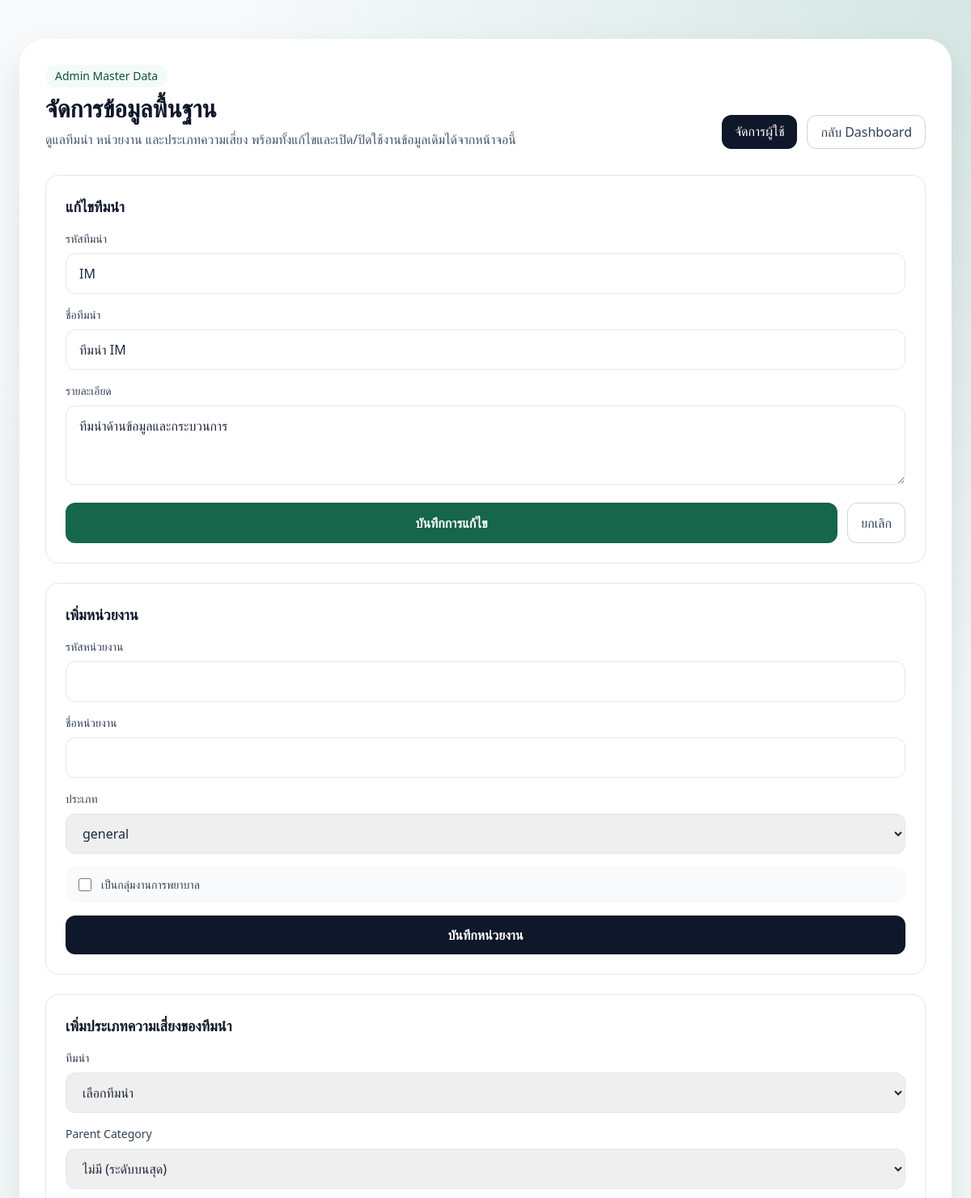
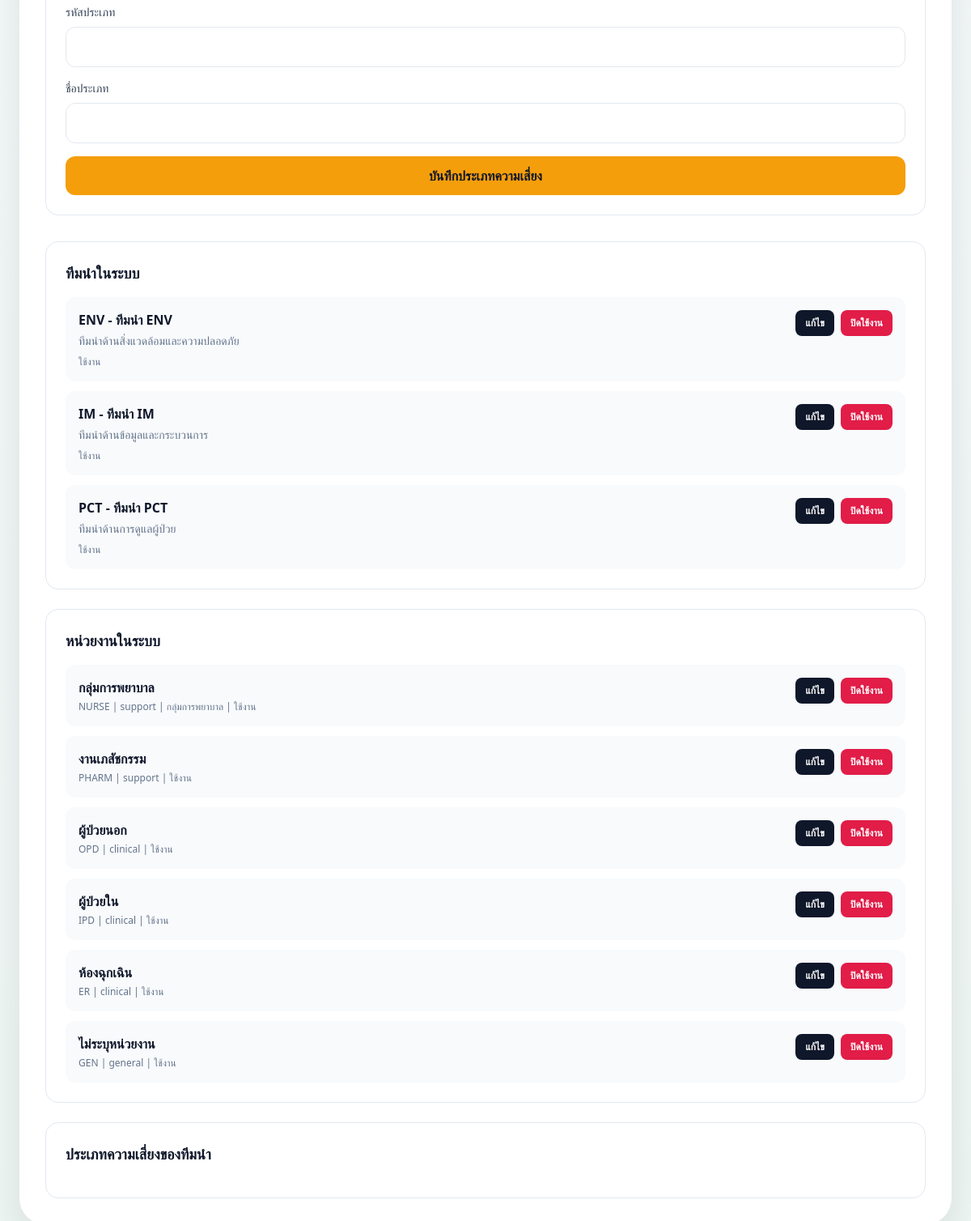
The app's page /admin/master_data.php?edit_type=team&edit_id=2 (signed in) with its own data (2 pictures, top to bottom).
### tables this page shows
CREATE TABLE `teams` (
  `id` int unsigned NOT NULL AUTO_INCREMENT,
  `team_code` varchar(20) NOT NULL,
  `team_name` varchar(255) NOT NULL,
  `description` text DEFAULT NULL,
  `is_active` tinyint(1) NOT NULL DEFAULT 1,
  `created_at` datetime NOT NULL DEFAULT CURRENT_TIMESTAMP,
  `updated_at` datetime NOT NULL DEFAULT CURRENT_TIMESTAMP ON UPDATE CURRENT_TIMESTAMP,
  PRIMARY KEY (`id`),
  UNIQUE KEY `uk_team_code` (`team_code`)
);

CREATE TABLE `departments` (
  `id` int unsigned NOT NULL AUTO_INCREMENT,
  `department_code` varchar(50) DEFAULT NULL,
  `department_name` varchar(255) NOT NULL,
  `department_type` varchar(50) DEFAULT NULL,
  `parent_department_id` int unsigned DEFAULT NULL,
  `is_nursing_group` tinyint(1) NOT NULL DEFAULT 0,
  `is_active` tinyint(1) NOT NULL DEFAULT 1,
  `created_at` datetime NOT NULL DEFAULT CURRENT_TIMESTAMP,
  `updated_at` datetime NOT NULL DEFAULT CURRENT_TIMESTAMP ON UPDATE CURRENT_TIMESTAMP,
  PRIMARY KEY (`id`),
  UNIQUE KEY `uk_department_code` (`department_code`),
  KEY `idx_department_parent` (`parent_department_id`),
  CONSTRAINT `fk_departments_parent` FOREIGN KEY (`parent_department_id`) REFERENCES `departments` (`id`) ON DELETE SET NULL ON UPDATE CASCADE
);

### admin/master_data.php (the view, shortened to what the rows shown need)
<?php
require __DIR__ . '/../app/bootstrap.php';
$teams = [];
$departments = [];
$editType = trim((string) ($_GET['edit_type'] ?? ''));
$editId = isset($_GET['edit_id']) ? (int) $_GET['edit_id'] : 0;
$editingTeam = null;
$editingDepartment = null;
$editingCategory = null;
try {
    $teams = Database::connection()->query(
        'SELECT id, team_code, team_name, description, is_active
         FROM teams
         ORDER BY team_code ASC, team_name ASC'
    )->fetchAll();
    $departments = Database::connection()->query(
        'SELECT id, department_code, department_name, department_type, parent_department_id, is_nursing_group, is_active
         FROM departments
         ORDER BY department_name ASC'
    )->fetchAll();
    if ($editType === 'team' && $editId > 0) {
        $stmt = Database::connection()->prepare(
            'SELECT id, team_code, team_name, description, is_active
             FROM teams
             WHERE id = :id
             LIMIT 1'
        );
        $stmt->execute(['id' => $editId]);
        $editingTeam = $stmt->fetch() ?: null;
    }
} catch (Throwable) {
    $teams = [];
    $departments = [];
    $allTeamCategories = [];
}
require __DIR__ . '/../partials/layout_top.php';
?>
<main class="mx-auto max-w-7xl px-6 py-8 lg:py-12">
    <section class="rounded-[2rem] bg-white p-8 shadow-soft">
        <div class="flex flex-col gap-3 lg:flex-row lg:items-end lg:justify-between">
            <div>
                <h1 class="text-3xl font-bold text-slate-900">จัดการข้อมูลพื้นฐาน</h1>
            </div>
        </div>
        <div class="mt-8 grid gap-6 xl:grid-cols-3">
            <div class="rounded-2xl border border-slate-200 p-6">
                <h2 class="text-lg font-semibold text-slate-900"><?= $editingTeam ? 'แก้ไขทีมนำ' : 'เพิ่มทีมนำ' ?></h2>
                <form action="<?= e(base_url($editingTeam ? 'actions/admin_update_team.php' : 'actions/admin_save_team.php')) ?>" method="post" class="mt-4 space-y-4">
                    <div>
                        <label class="mb-2 block text-sm font-medium text-slate-700">รหัสทีมนำ</label>
                        <input name="team_code" type="text" value="<?= e((string) ($editingTeam['team_code'] ?? '')) ?>" class="w-full rounded-xl border border-slate-200 px-4 py-3 outline-none focus:border-brand-500" required>
                    </div>
                    <div>
                        <label class="mb-2 block text-sm font-medium text-slate-700">ชื่อทีมนำ</label>
                        <input name="team_name" type="text" value="<?= e((string) ($editingTeam['team_name'] ?? '')) ?>" class="w-full rounded-xl border border-slate-200 px-4 py-3 outline-none focus:border-brand-500" required>
                    </div>
                    <div>
                        <label class="mb-2 block text-sm font-medium text-slate-700">รายละเอียด</label>
                        <textarea name="description" rows="3" class="w-full rounded-xl border border-slate-200 px-4 py-3 outline-none focus:border-brand-500"><?= e((string) ($editingTeam['description'] ?? '')) ?></textarea>
                    </div>
                </form>
            </div>
            <div class="rounded-2xl border border-slate-200 p-6">
                <h2 class="text-lg font-semibold text-slate-900"><?= $editingDepartment ? 'แก้ไขหน่วยงาน' : 'เพิ่มหน่วยงาน' ?></h2>
            </div>
            <div class="rounded-2xl border border-slate-200 p-6">
                <h2 class="text-lg font-semibold text-slate-900"><?= $editingCategory ? 'แก้ไขประเภทความเสี่ยง' : 'เพิ่มประเภทความเสี่ยงของทีมนำ' ?></h2>
            </div>
        </div>
        <div class="mt-8 grid gap-6 xl:grid-cols-3">
            <div class="rounded-2xl border border-slate-200 p-6">
                <h2 class="text-lg font-semibold text-slate-900">ทีมนำในระบบ</h2>
                <div class="mt-4 space-y-3">
                    <?php foreach ($teams as $team): ?>
                        <div class="rounded-xl bg-slate-50 p-4">
                            <div class="flex flex-wrap items-start justify-between gap-3">
                                <div>
                                    <div class="font-semibold text-slate-900"><?= e((string) $team['team_code']) ?> - <?= e((string) $team['team_name']) ?></div>
                                    <?php if (!empty($team['description'])): ?>
                                        <div class="mt-1 text-sm text-slate-500"><?= e((string) $team['description']) ?></div>
                                    <?php endif; ?>
                                    <div class="mt-2 text-xs text-slate-500"><?= (int) $team['is_active'] === 1 ? 'ใช้งาน' : 'ปิดใช้งาน' ?></div>
                                </div>
                                <div class="flex flex-wrap gap-2">
                                    <a href="<?= e(base_url('admin/master_data.php?edit_type=team&edit_id=' . $team['id'])) ?>" class="rounded-lg bg-slate-900 px-3 py-2 text-xs font-semibold text-white">แก้ไข</a>
                                    <form action="<?= e(base_url('actions/admin_toggle_team_status.php')) ?>" method="post">
                                        <button type="submit" class="rounded-lg <?= (int) $team['is_active'] === 1 ? 'bg-rose-600' : 'bg-emerald-600' ?> px-3 py-2 text-xs font-semibold text-white">
                                            <?= (int) $team['is_active'] === 1 ? 'ปิดใช้งาน' : 'เปิดใช้งาน' ?>
                                        </button>
                                    </form>
                                </div>
                            </div>
                        </div>
                    <?php endforeach; ?>
                </div>
            </div>
            <div class="rounded-2xl border border-slate-200 p-6">
                <h2 class="text-lg font-semibold text-slate-900">หน่วยงานในระบบ</h2>
                <div class="mt-4 space-y-3">
                    <?php foreach ($departments as $department): ?>
                        <div class="rounded-xl bg-slate-50 p-4">
                            <div class="flex flex-wrap items-start justify-between gap-3">
                                <div>
                                    <div class="font-semibold text-slate-900"><?= e((string) $department['department_name']) ?></div>
                                    <div class="mt-1 text-xs text-slate-500">
                                        <?= e((string) ($department['department_code'] ?: '-')) ?>
                                        | <?= e((string) ($department['department_type'] ?: 'general')) ?>
                                        <?php if ((int) ($department['is_nursing_group'] ?? 0) === 1): ?>
                                            | กลุ่มการพยาบาล
                                        <?php endif; ?>
                                        | <?= (int) $department['is_active'] === 1 ? 'ใช้งาน' : 'ปิดใช้งาน' ?>
                                    </div>
                                </div>
                                <div class="flex flex-wrap gap-2">
                                    <a href="<?= e(base_url('admin/master_data.php?edit_type=department&edit_id=' . $department['id'])) ?>" class="rounded-lg bg-slate-900 px-3 py-2 text-xs font-semibold text-white">แก้ไข</a>
                                    <form action="<?= e(base_url('actions/admin_toggle_department_status.php')) ?>" method="post">
                                        <button type="submit" class="rounded-lg <?= (int) $department['is_active'] === 1 ? 'bg-rose-600' : 'bg-emerald-600' ?> px-3 py-2 text-xs font-semibold text-white">
                                            <?= (int) $department['is_active'] === 1 ? 'ปิดใช้งาน' : 'เปิดใช้งาน' ?>
                                        </button>
                                    </form>
                                </div>
                            </div>
                        </div>
                    <?php endforeach; ?>
                </div>
            </div>
            <div class="rounded-2xl border border-slate-200 p-6">
                <h2 class="text-lg font-semibold text-slate-900">ประเภทความเสี่ยงของทีมนำ</h2>
            </div>
        </div>
    </section>
</main>
<?php require __DIR__ . '/../partials/layout_bottom.php'; ?>

### records on screen
teams: team_code "IM", team_name "ทีมนำ IM", description "ทีมนำด้านข้อมูลและกระบวนการ", is_active "ใช้งาน"
teams: team_code "ENV", team_name "ทีมนำ ENV", description "ทีมนำด้านสิ่งแวดล้อมและความปลอดภัย", is_active "ใช้งาน"
teams: team_code "PCT", team_name "ทีมนำ PCT", description "ทีมนำด้านการดูแลผู้ป่วย", is_active "ใช้งาน"
departments: department_name "กลุ่มการพยาบาล", department_code "NURSE", department_type "support", is_nursing_group "| กลุ่มการพยาบาล", is_active "ใช้งาน"
departments: department_name "งานเภสัชกรรม", department_code "PHARM", department_type "support", is_active "ใช้งาน"
departments: department_name "ผู้ป่วยนอก", department_code "OPD", department_type "clinical", is_active "ใช้งาน"
departments: department_name "ผู้ป่วยใน", department_code "IPD", department_type "clinical", is_active "ใช้งาน"
departments: department_name "ห้องฉุกเฉิน", department_code "ER", department_type "clinical", is_active "ใช้งาน"
departments: department_name "ไม่ระบุหน่วยงาน", department_code "GEN", department_type "general", is_active "ใช้งาน"
